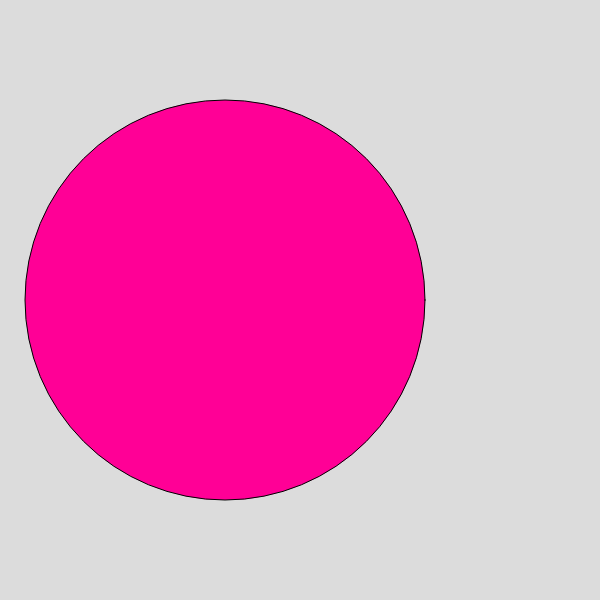
Frame 1 (no input)
Frame 60 (no input): identical to frame 1, image omitted
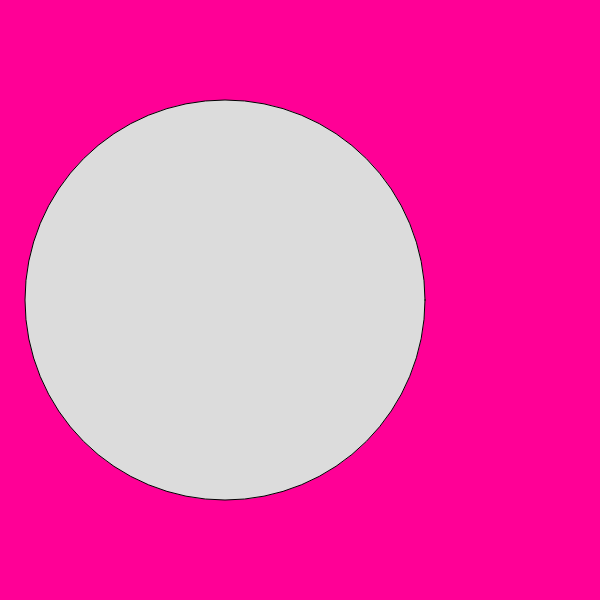
Frame 120 (the mouse pressed at the canvas centre since frame 60)

The p5.js sketch that drew these frames (run headless with seeded random() and noise() and a simulated clock; from frame 60 on, the mouse is pressed at the canvas centre):

// p5.js sketch
// ── sketch.js
function setup() {
  createCanvas(600, 600);
}

function draw() {
  if (mouseIsPressed) {
    background(255, 0, 150); // pink background
    fill(220); // grey ellipse
  } else {
    background(220); // grey background
    fill(255, 0, 150); // pink ellipse
  }

  ellipse(225, 300, 400, 400);
}
